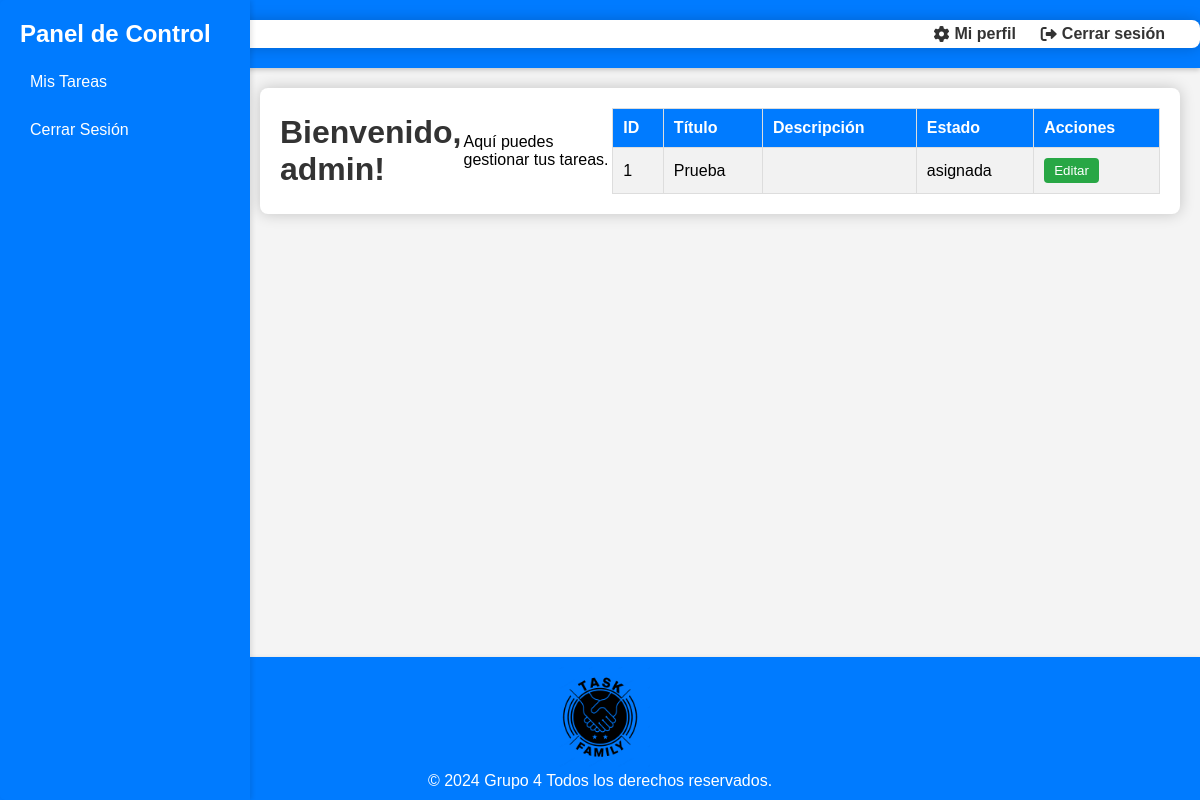
The app's page /user_home.php (signed in), older data.
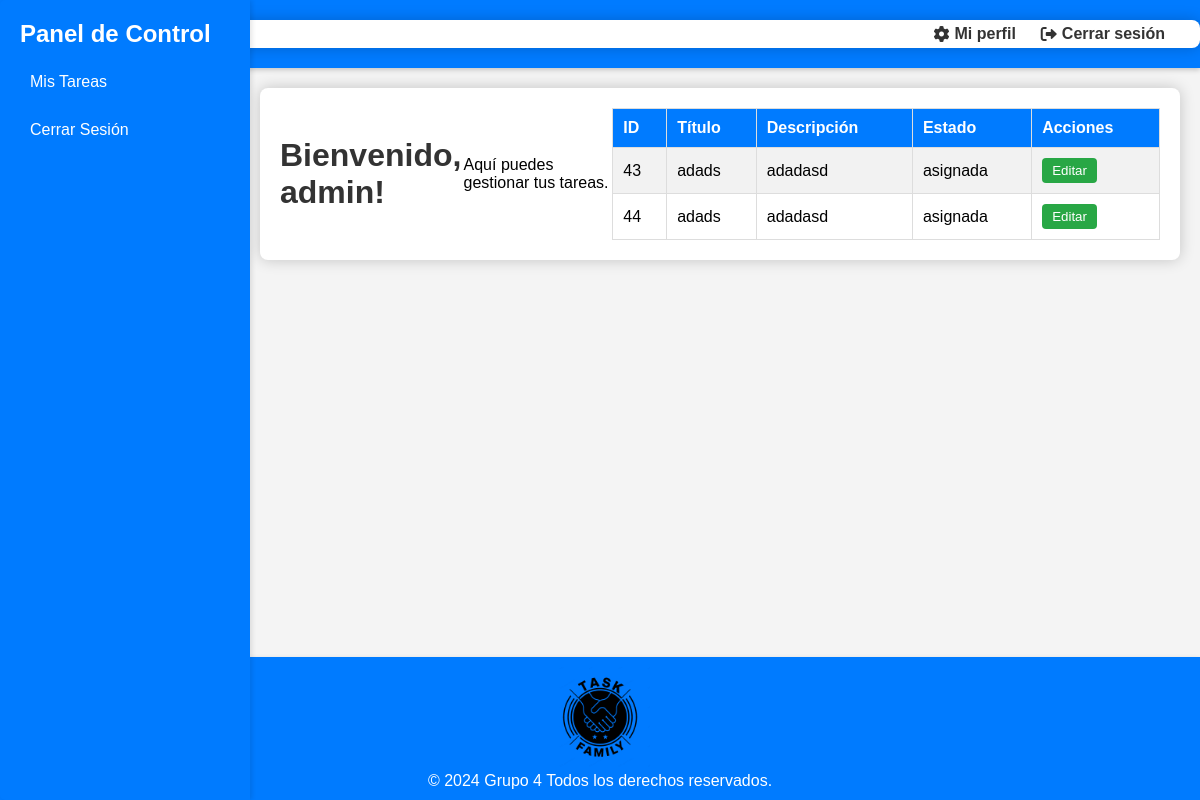
The same page, newer data.
### tables this page shows
CREATE TABLE `tasks` (
  `id` int(11) NOT NULL,
  `user_id` int(11) NOT NULL,
  `start_date` date DEFAULT NULL,
  `task_name` varchar(255) NOT NULL,
  `status` enum('Nueva','Pendiente','asignada','completada','En Progreso') DEFAULT 'asignada',
  `created_at` timestamp NOT NULL DEFAULT current_timestamp(),
  `updated_at` timestamp NOT NULL DEFAULT current_timestamp() ON UPDATE current_timestamp(),
  `description` text DEFAULT NULL,
  `due_date` date DEFAULT NULL,
  `priority` enum('alta','media','baja') DEFAULT NULL
);

### user_home.php (the view, shortened to what this page needs)
<?php
include 'db_connection.php';
$user_id = $_SESSION['user_id'];
$sql_tasks = "SELECT * FROM tasks WHERE user_id = ?";
$stmt = $conn->prepare($sql_tasks);
$stmt->bind_param("i", $user_id);
$stmt->execute();
$result_tasks = $stmt->get_result();
?>
<!DOCTYPE html>
<html lang="es">
<head>
    <link rel="stylesheet" href="styles/user_home.css">
    <link rel="stylesheet" href="https://cdnjs.cloudflare.com/ajax/libs/font-awesome/6.0.0/css/all.min.css">
</head>
<body>
    <?php include 'sidebar_users.php'; ?>
    <?php include 'header_user.php'; ?>
    <div class="main-content">
        <div class="container">
            <h1>Bienvenido, <?php echo $_SESSION['user']; ?>!</h1>
            <p>Aquí puedes gestionar tus tareas.</p>
            <table>
                <tr>
                    <th>ID</th>
                    <th>Título</th>
                    <th>Descripción</th>
                    <th>Estado</th>
                    <th>Acciones</th>
                </tr>
                <?php while ($task = $result_tasks->fetch_assoc()): ?>
                <tr>
                    <td><?php echo $task['id']; ?></td>
                    <td><?php echo htmlspecialchars($task['task_name']); ?></td>
                    <td><?php echo htmlspecialchars($task['description']); ?></td>
                    <td><?php echo htmlspecialchars($task['status']); ?></td>
                    <td>
                        <button class="edit-btn"
                                data-id="<?php echo $task['id']; ?>"
                                data-title="<?php echo htmlspecialchars($task['task_name']); ?>"
                                data-description="<?php echo htmlspecialchars($task['description']); ?>"
                                data-status="<?php echo htmlspecialchars($task['status']); ?>">
                            Editar
                        </button>
                    </td>
                </tr>
                <?php endwhile; ?>
            </table>
        </div>
    </div>
    <?php include 'footer.php'; ?>
</body>
</html>

Row changes from the older to the newer data that the page shows:
removed tasks: id "1", task_name "Prueba", status "asignada"
added tasks: id "43", task_name "adads", description "adadasd", status "asignada"
added tasks: id "44", task_name "adads", description "adadasd", status "asignada"
